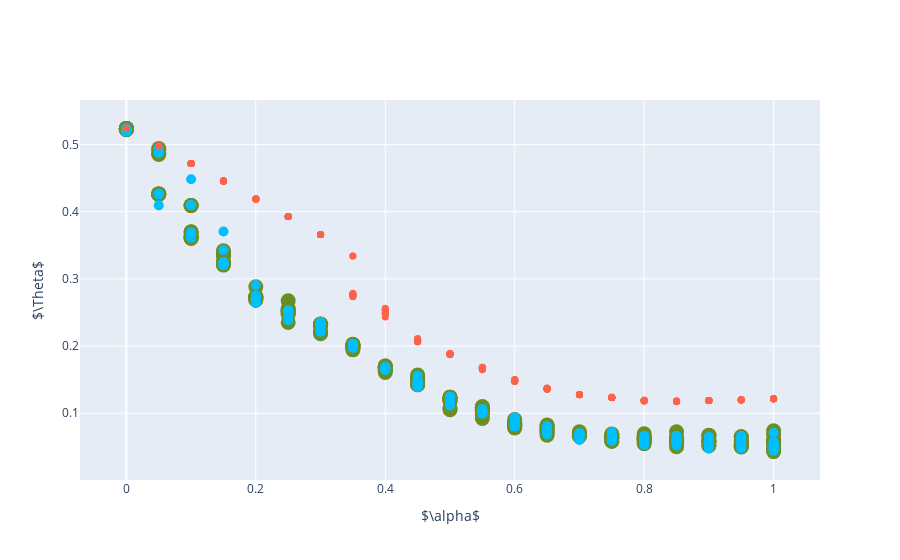

The cell this chart's notebook holds for it:
### Markdown cell above
##### PLOT

### Code cell
plot_dots_2d(theta, '$\Theta$', 'data/plots/cora/cora_theta.pdf')

### Figure 1 — Plotly figure (JSON) as saved in the notebook; plotly's stock layout.template omitted (floating-point values rounded to 4 significant figures; data arrays with more than 128 entries replaced by an {"elided": "..."} marker saying what was removed)
{"data": [{"line": {"color": "olivedrab", "dash": "dash", "width": 2}, "marker": {"size": 15}, "mode": "markers", "name": "Early Fusion", "type": "scatter", "x": {"elided": "210 float values"}, "y": {"elided": "210 float values"}}, {"line": {"color": "deepskyblue", "dash": "dash", "width": 2}, "marker": {"size": 10}, "mode": "markers", "name": "Simultaneous Fusion", "type": "scatter", "x": {"elided": "210 float values"}, "y": {"elided": "210 float values"}}, {"line": {"color": "tomato", "dash": "dash", "width": 2}, "marker": {"size": 7}, "mode": "markers", "name": "Late Fusion", "type": "scatter", "x": {"elided": "210 float values"}, "y": {"elided": "210 float values"}}], "layout": {"showlegend": false, "xaxis": {"title": {"text": "$\\alpha$"}}, "yaxis": {"title": {"text": "$\\Theta$"}}}}
